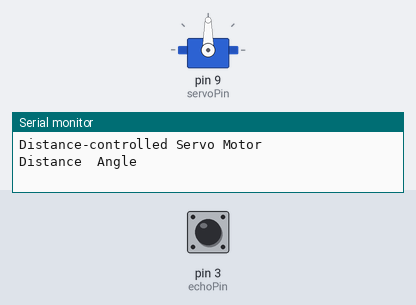
The sketch below on a simulated Arduino Uno, built with avr-gcc and run on an emulated ATmega328P. Parts: servo, the last lines printed to the serial monitor. The test bench sets the inputs (shaded band); at power-on: pin 3 (echoPin) LOW.

Above: at 0.1 s.
At 1.2 s:
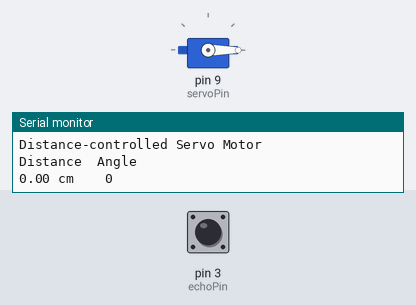
1.3 s: pin 3 (echoPin) pulsed HIGH 2 times (0.12 s each, 0.3 s apart)
At 2.3 s:
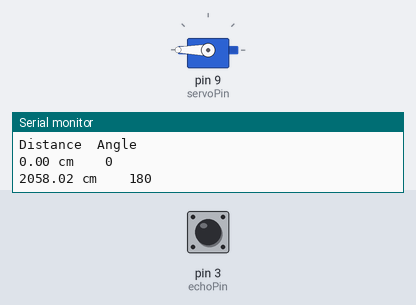
Timing chart, 0 to 4.7 s (numbered marks = the images above; inputs shaded):
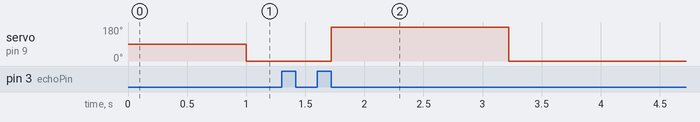

The sketch:

Distance-controlled_Servo_Motor_using_HC-SR04.ino
```cpp
#include <Servo.h>

// HC-SR04 pins
const int trigPin = 2;
const int echoPin = 3;

// Servo motor pin
const int servoPin = 9;

// Constants for distance thresholds and servo angles
const int minDistance = 5;   // Minimum distance threshold (cm)
const int maxDistance = 30;  // Maximum distance threshold (cm)
const int minAngle = 0;      // Minimum servo angle
const int maxAngle = 180;    // Maximum servo angle

// Create a servo object
Servo myservo;

void setup() {
  // Initialize Serial Monitor
  Serial.begin(9600);

  // Initialize servo
  myservo.attach(servoPin);

  Serial.println("Distance-controlled Servo Motor");
  Serial.println("Distance\tAngle");
}

void loop() {
  // Trigger the ultrasonic sensor
  digitalWrite(trigPin, LOW);
  delayMicroseconds(2);
  digitalWrite(trigPin, HIGH);
  delayMicroseconds(10);
  digitalWrite(trigPin, LOW);

  // Calculate the duration of the pulse
  long duration = pulseIn(echoPin, HIGH);

  // Calculate distance based on the duration
  float distance_cm = duration * 0.0343 / 2.0;

  // Print distance and angle to Serial Monitor
  Serial.print(distance_cm);
  Serial.print(" cm\t\t");

  // Map the distance to a servo angle
  int angle = map(distance_cm, minDistance, maxDistance, minAngle, maxAngle);

  // Limit the angle within the servo's range
  angle = constrain(angle, minAngle, maxAngle);

  // Set the servo angle
  myservo.write(angle);

  // Print the angle to Serial Monitor
  Serial.println(angle);

  delay(500); // Delay for stability
}
```

Measured:
- after the input at 1.3 s, servo on pin 9 (servoPin): 0° → 180° after 0.42 s, → 0° 1.5 s later
